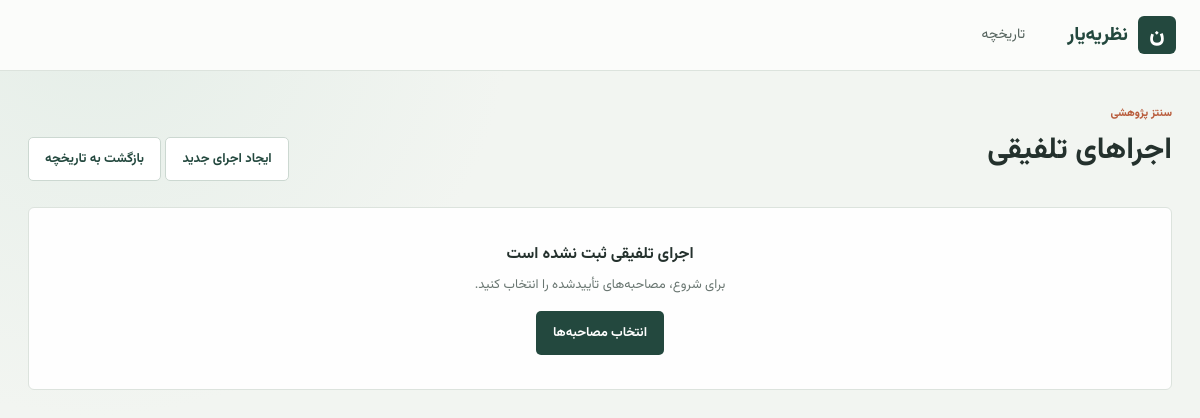
Before: /synthesis/runs with the older database file.
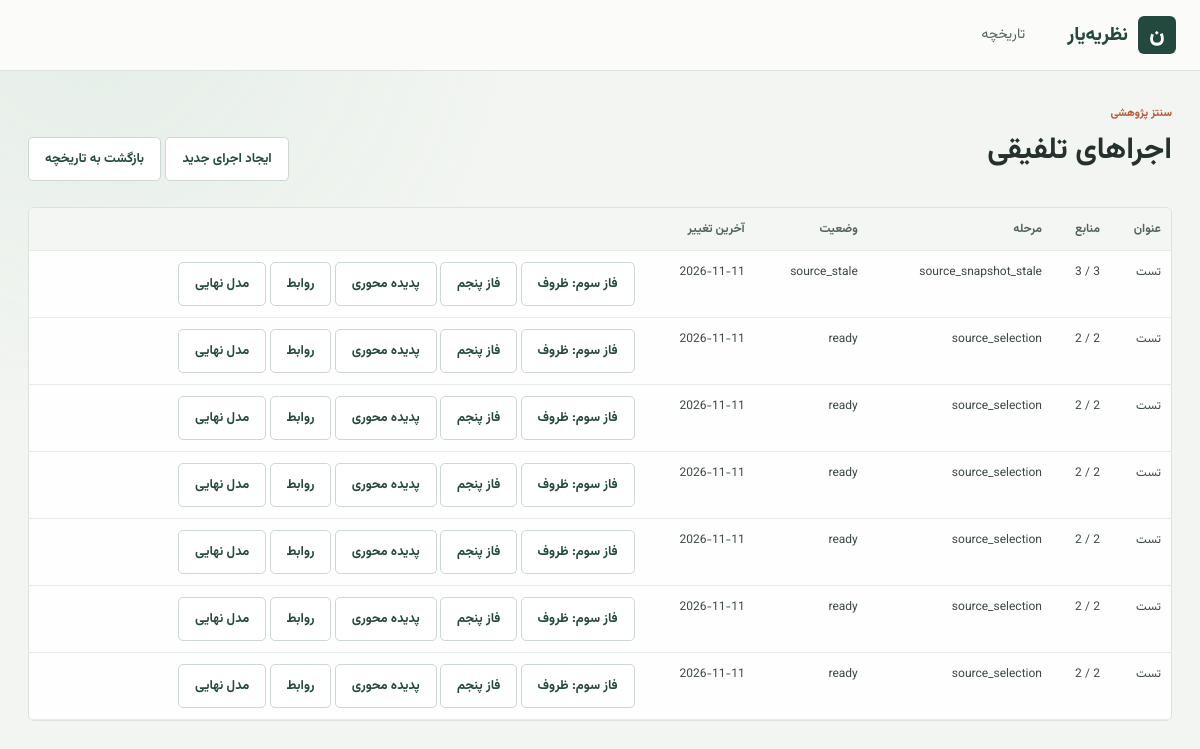
After: the same page with the newer database file.
### tables this page shows
CREATE TABLE synthesis_runs (
				run_id TEXT PRIMARY KEY,
				title TEXT NOT NULL,
				study_topic TEXT NOT NULL DEFAULT '',
				expected_source_count INTEGER NOT NULL DEFAULT 13,
				selected_source_count INTEGER NOT NULL DEFAULT 0,
				status TEXT NOT NULL DEFAULT 'draft',
				current_stage TEXT NOT NULL DEFAULT 'source_selection',
				schema_version TEXT NOT NULL DEFAULT '1.0',
				input_hash TEXT NOT NULL DEFAULT '',
				created_at TEXT NOT NULL,
				updated_at TEXT NOT NULL,
				completed_at TEXT
			);

### app/routers/synthesis.py (the view)
@router.get("/runs")
def synthesis_runs_page(request: Request):
    return templates.TemplateResponse(
        request=request,
        name="synthesis_runs.html",
        context={"runs": list_synthesis_runs()},
    )

### app/templates/synthesis_runs.html (shortened to what this page needs)
{% extends "base.html" %}
{% block content %}
<section class="page-heading">
	<div><p class="eyebrow">سنتز پژوهشی</p><h1>اجراهای تلفیقی</h1></div>
	<div class="page-actions">
		<a class="button button-secondary" href="/synthesis/select">ایجاد اجرای جدید</a>
		<a class="button button-secondary" href="/projects">بازگشت به تاریخچه</a>
	</div>
</section>
{% if runs %}
<section class="panel table-panel">
	<div class="table-scroll"><table><thead><tr><th>عنوان</th><th>منابع</th><th>مرحله</th><th>وضعیت</th><th>آخرین تغییر</th><th></th></tr></thead><tbody>
	{% for run in runs %}
	<tr>
		<td>{{ run.title }}</td>
		<td>{{ run.selected_source_count }}{% if run.expected_source_count %} / {{ run.expected_source_count }}{% endif %}</td>
		<td>{{ run.current_stage }}</td>
		<td>{{ run.status }}</td>
		<td>{{ run.updated_at[:10] }}</td>
		<td>
			<a class="button button-secondary" href="/synthesis/runs/{{ run.run_id }}/pool-preview">فاز سوم: ظروف</a>
			<a class="button button-secondary" href="/synthesis/runs/{{ run.run_id }}/theme-synthesis">فاز پنجم</a>
			<a class="button button-secondary" href="/synthesis/runs/{{ run.run_id }}/phenomenon-synthesis">پدیده محوری</a>
			<a class="button button-secondary" href="/synthesis/runs/{{ run.run_id }}/relationship-synthesis">روابط</a>
			<a class="button button-secondary" href="/synthesis/runs/{{ run.run_id }}/final-model">مدل نهایی</a>
		</td>
	</tr>
	{% endfor %}
	</tbody></table></div>
</section>
{% else %}
<section class="panel empty-state"><strong>اجرای تلفیقی ثبت نشده است</strong><p>برای شروع، مصاحبه‌های تأییدشده را انتخاب کنید.</p><a class="button button-primary" href="/synthesis/select">انتخاب مصاحبه‌ها</a></section>
{% endif %}
{% endblock %}

Changed rows visible on the page:
added synthesis_runs: title "تست", selected_source_count "3", expected_source_count "3", current_stage "source_snapshot_stale", status "source_stale", updated_at "2026-11-11"
added synthesis_runs: title "تست", selected_source_count "2", expected_source_count "2", current_stage "source_selection", status "ready", updated_at "2026-11-11"
added synthesis_runs: title "تست", selected_source_count "2", expected_source_count "2", current_stage "source_selection", status "ready", updated_at "2026-11-11"
added synthesis_runs: title "تست", selected_source_count "2", expected_source_count "2", current_stage "source_selection", status "ready", updated_at "2026-11-11"
added synthesis_runs: title "تست", selected_source_count "2", expected_source_count "2", current_stage "source_selection", status "ready", updated_at "2026-11-11"
added synthesis_runs: title "تست", selected_source_count "2", expected_source_count "2", current_stage "source_selection", status "ready", updated_at "2026-11-11"
added synthesis_runs: title "تست", selected_source_count "2", expected_source_count "2", current_stage "source_selection", status "ready", updated_at "2026-11-11"
Other visible differences:
text no longer shown: "اجرای تلفیقی ثبت نشده است برای شروع، مصاحبه‌های تأییدشده را انتخاب کنید. انتخاب مصاحبه‌ها"
text now shown: "عنوان منابع مرحله وضعیت آخرین تغییر"
